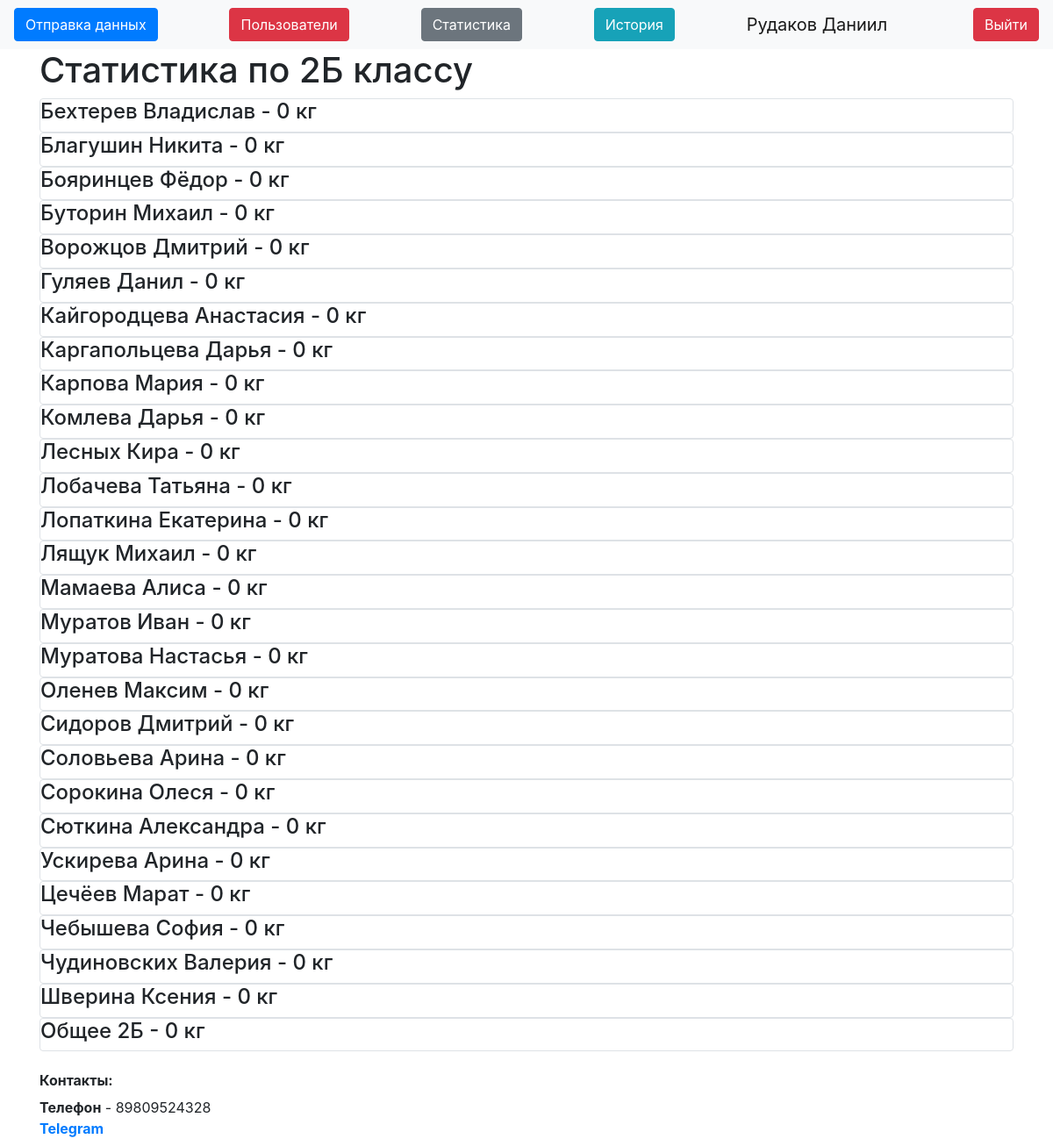
/stats2b (signed in), run on the app's committed database.
### data/users.py (models this page shows, shortened)
class User(SqlAlchemyBase, UserMixin):
    __tablename__ = 'users'
    id = sqlalchemy.Column(sqlalchemy.Integer,
                           primary_key=True, autoincrement=True) # ID волонтёра
    name = sqlalchemy.Column(sqlalchemy.String, nullable=True) # Имя волонтёра
    about = sqlalchemy.Column(sqlalchemy.String, nullable=True) # Дополнительная информация
    email = sqlalchemy.Column(sqlalchemy.String,
                              index=True, unique=True, nullable=True) # Почта, у каждого своя
    hashed_password = sqlalchemy.Column(sqlalchemy.String, nullable=True) # Зашифрованный пароль
    is_admin = sqlalchemy.Column(sqlalchemy.Boolean) # Админ или нет
    got = sqlalchemy.Column(sqlalchemy.Integer, default=0) # Сколько собрал килограммов
    got_pupils = sqlalchemy.Column(sqlalchemy.Integer, default=0) # Сколько человек обслужил
    kilograms = orm.relationship("Kilograms", back_populates='user') # Связь с таблицей с килограммами

### data/Pupils.py (models this page shows)
class Pupils(SqlAlchemyBase):
    __tablename__ = 'Pupils'
    id = sqlalchemy.Column(sqlalchemy.Integer, autoincrement=True, primary_key=True) # ID ученика
    name = sqlalchemy.Column(sqlalchemy.String) # Имя и фамилия ученика
    value = sqlalchemy.Column(sqlalchemy.Integer, default=0) # Кол-во сданных килограммов
    grade = sqlalchemy.Column(sqlalchemy.String) # Класс
    kilo = orm.relationship("Kilograms", back_populates="pupil") # Связь в таблицей БД, которая хранит килограммы

### server.py (the view)
@app.route("/stats2b")
@login_required
def stats2b():
    db_sess = db_session.create_session()
    pupils = db_sess.query(Pupils).filter(Pupils.grade == "2Б").all()
    db_sess.close()
    return render_template("stats_grade.html", db=pupils, grade="2Б", title="2Б статистика")

### data/db_session.py (called while the page is built)
def create_session() -> Session:
    global __factory
    return __factory()

### server.py (called while the page is built)
@login_manager.user_loader # Декоратор для авторизации пользователей
def load_user(user_id):
    db_sess = db_session.create_session()
    user_id = db_sess.query(User).get(user_id)
    db_sess.close()
    return user_id

### templates/stats_grade.html
{% extends "base.html" %}
{% block content %}
{% if current_user.is_admin %}
<h1>Статистика по {{grade}} классу</h1>
{% for item in db%}
<div class="col-md6 border rounded">
    <h4>{{item.name}} - {{item.value}} кг</h4>
</div>
{% endfor %}
{% endif %}
{% endblock %}

### templates/base.html (shortened to what this page needs)
<!doctype html>
<html lang="en">
<head>
    <link rel="stylesheet"
          href="https://stackpath.bootstrapcdn.com/bootstrap/4.4.1/css/bootstrap.min.css"
>
</head>
<body>
<header>
    <nav class="navbar navbar-light bg-light">
        {% if current_user.is_authenticated %}
        <a type="button" class="btn btn-primary" href="/">Отправка данных</a>
        {% if current_user.is_admin %}
        <a class="btn btn-danger" href="/users">Пользователи</a>
        <a class="btn btn-secondary" href="/stats">Статистика</a>
        {% endif %}
        <a class="btn btn-info" href="/history">История</a>
        <a class="navbar-brand" href="">{{ current_user.name }}</a>
        <a class="btn btn-danger" href="/logout">Выйти</a>
        {% else %}
        <p>
            <a class="btn btn-success" href="/login">Войти</a>
        </p>
        {% endif %}
    </nav>
</header>
<main role="main" class="container">
    {% block content %}{% endblock %}
    <h6><b>Контакты:</b></h6>
    <div>
        <b>Телефон</b> - 89809524328</br>
        <b><a href="https://t.me/flarson4ik">Telegram</a></b>
    </div>
</main>
</body>
</html>

### data on the page
User: name "Рудаков Даниил"
Pupils: name "Бехтерев Владислав", value "0"
Pupils: name "Благушин Никита", value "0"
Pupils: name "Бояринцев Фёдор", value "0"
Pupils: name "Буторин Михаил", value "0"
Pupils: name "Ворожцов Дмитрий", value "0"
Pupils: name "Гуляев Данил", value "0"
Pupils: name "Кайгородцева Анастасия", value "0"
Pupils: name "Каргапольцева Дарья", value "0"
Pupils: name "Карпова Мария", value "0"
Pupils: name "Комлева Дарья", value "0"
Pupils: name "Лесных Кира", value "0"
Pupils: name "Лобачева Татьяна", value "0"
Pupils: name "Лопаткина Екатерина", value "0"
Pupils: name "Лящук Михаил", value "0"
Pupils: name "Мамаева Алиса", value "0"
Pupils: name "Муратов Иван", value "0"
Pupils: name "Муратова Настасья", value "0"
Pupils: name "Оленев Максим", value "0"
Pupils: name "Сидоров Дмитрий", value "0"
Pupils: name "Соловьева Арина", value "0"
Pupils: name "Сорокина Олеся", value "0"
Pupils: name "Сюткина Александра", value "0"
Pupils: name "Ускирева Арина", value "0"
Pupils: name "Цечёев Марат", value "0"
Pupils: name "Чебышева София", value "0"
Pupils: name "Чудиновских Валерия", value "0"
Pupils: name "Шверина Ксения", value "0"
Pupils: name "Общее 2Б", value "0"

### other printed values
{{ grade }} "2Б"
